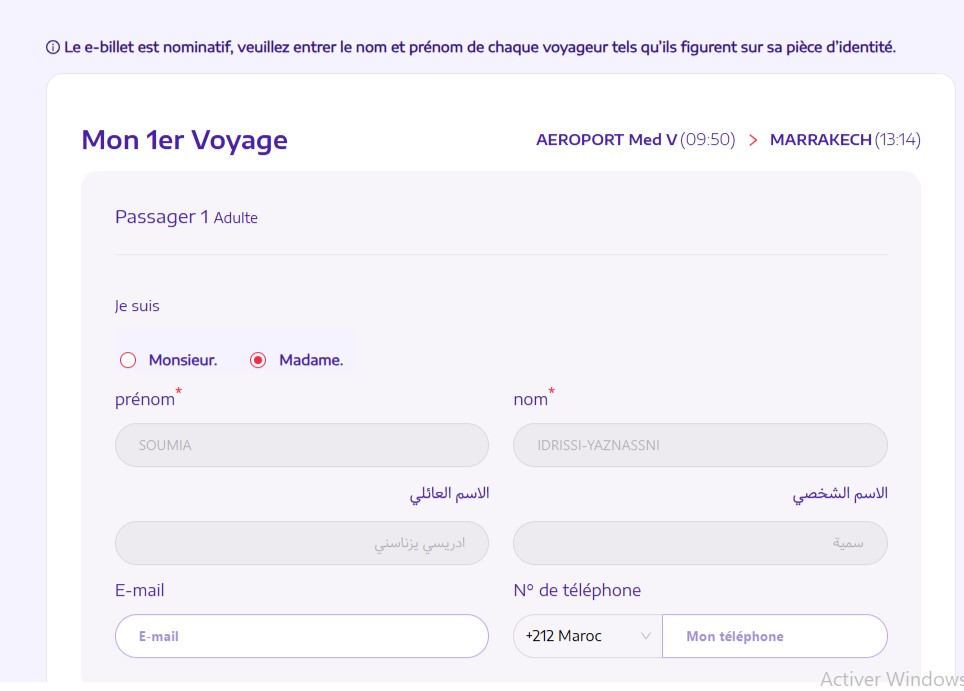
#> input picture OCR_Extraction/data/extracted_images/extracted_images1/image1.jpeg, 964 x 691 px
$ python image1_ocr.py
#> lines starting #> are read from the running program, lines starting #| are printed output that depends on the picture; after the words box and inside, x2 and y2 are one past the last pixel; in counts of white or black regions, pixels touching at a corner belong together
import cv2
import pytesseract
import os

image_path = '../data/extracted_images/extracted_images1/image1.jpeg'
output_path='../data/ocr_results/ocr_results1/raw_extraction/ticket_reservation.txt'
img = cv2.imread(image_path)
#> img is the input picture: shape (691, 964, 3); mean B, G, R 248.8, 242.5, 244.6
height,weight,_=img.shape
#> height = 691; weight = 964
new_height=int(height/3)
#> new_height = 230
top_part=img[0:new_height+10,:]
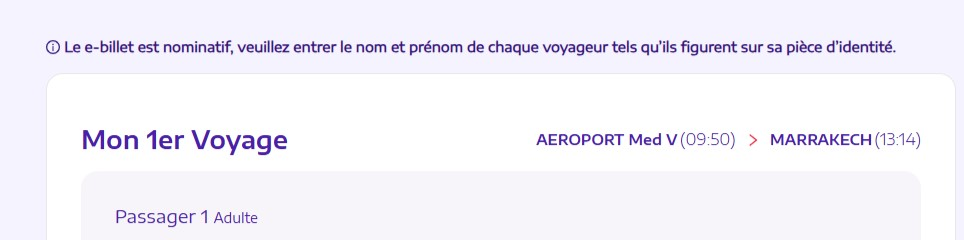
#> top_part: shape (240, 964, 3); mean B, G, R 249.7, 242, 244.1
middle_part=img[new_height+10:2*new_height+10,:]
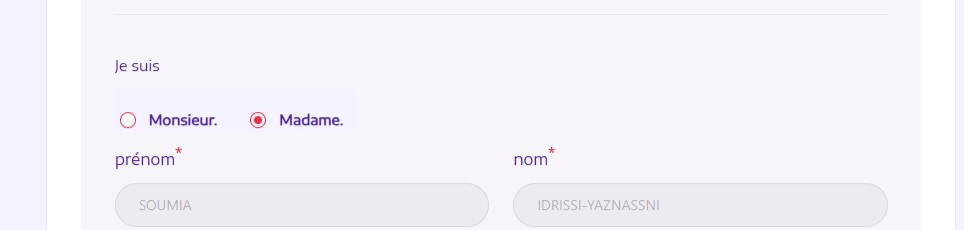
#> middle_part: shape (230, 964, 3); mean B, G, R 248.4, 242.7, 244.8
last_part=img[2*new_height+10:,:]
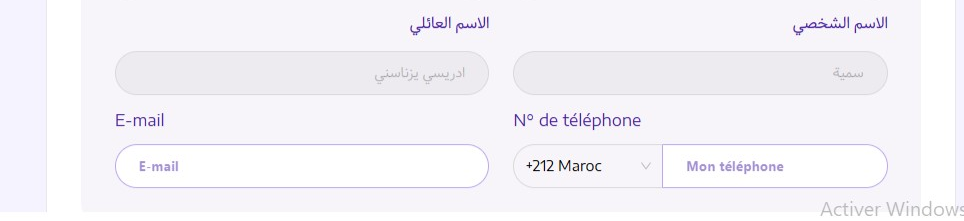
#> last_part: shape (221, 964, 3); mean B, G, R 248.1, 243.1, 245

def preprocess(image):
   grayed=cv2.cvtColor(image,cv2.COLOR_BGR2GRAY)
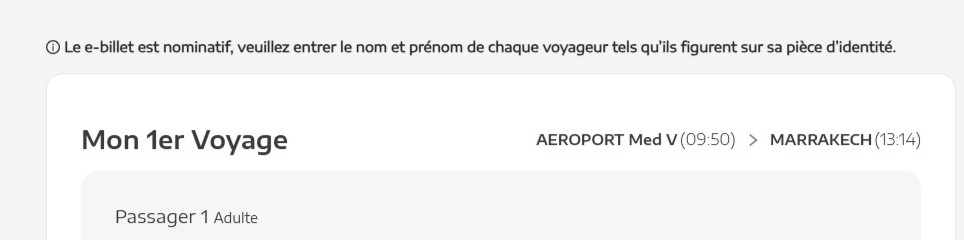
#> grayed: shape (240, 964); min 34, max 255, mean 243.4
   thresh=cv2.threshold(grayed,205,255,cv2.THRESH_BINARY_INV)[1]
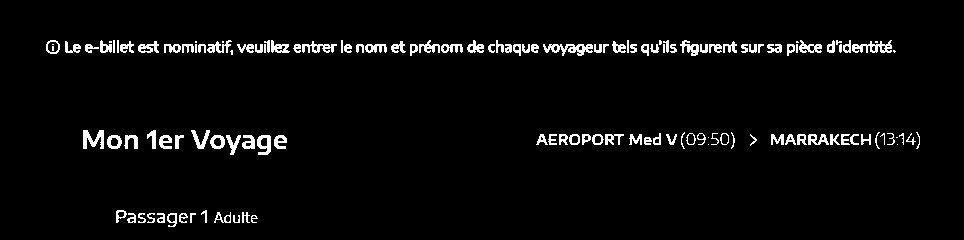
#> thresh: shape (240, 964); 3.8% white in thin lines or dots, all inside (x1, y1, x2, y2) = (46, 40, 920, 227)
   return thresh

preprocessed_top_part=preprocess(top_part)

#> (the run stopped early here; a loop or call above may not have finished)

$ run again, with OCR_Extraction/data/extracted_images/extracted_images1/image2.png saved as OCR_Extraction/data/extracted_images/extracted_images1/image1.jpeg
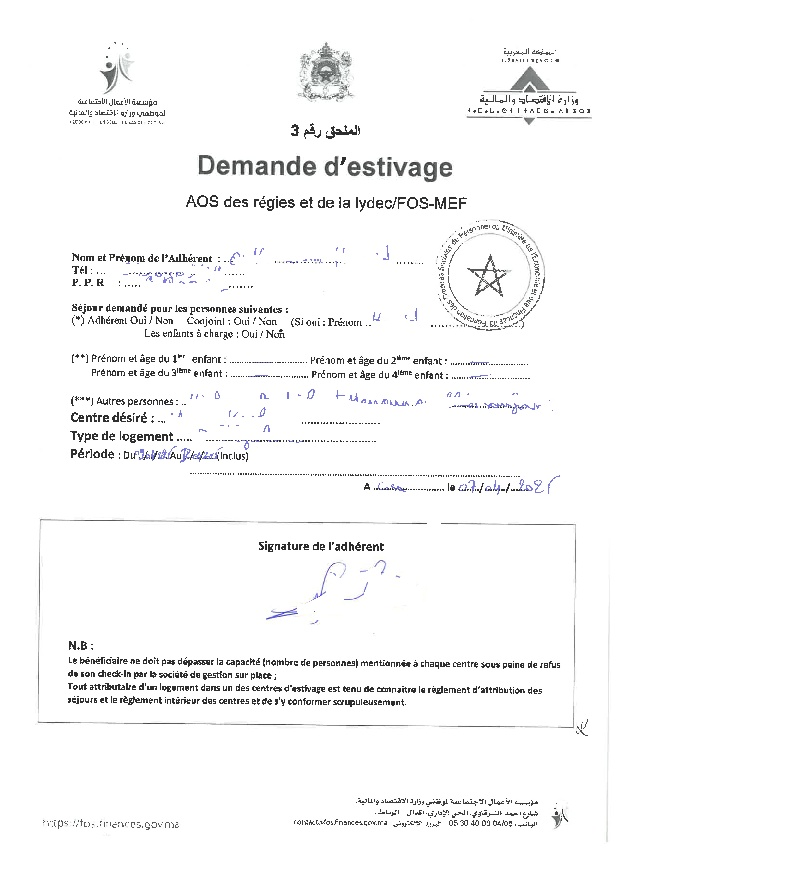
#> input picture OCR_Extraction/data/extracted_images/extracted_images1/image2.png, 793 x 883 px
#> img is the input picture: shape (883, 793, 3); mean B, G, R 248.7, 248.5, 248.5
#> `last_part=img[2*new_height+10:,:]`:
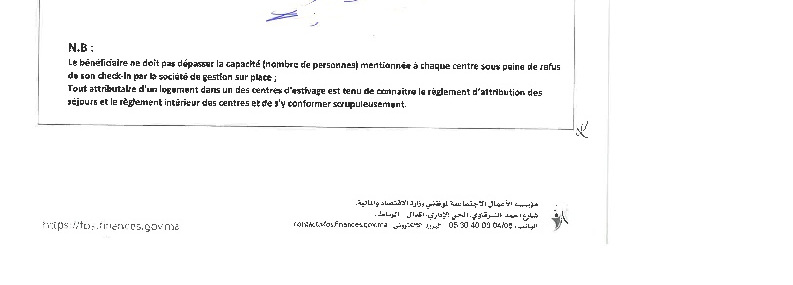
#> last_part: shape (285, 793, 3); mean B, G, R 249, 249, 249
#> in preprocess, `thresh=cv2.threshold(grayed,205,255,cv2.THRESH_BINARY_INV)[1]`:
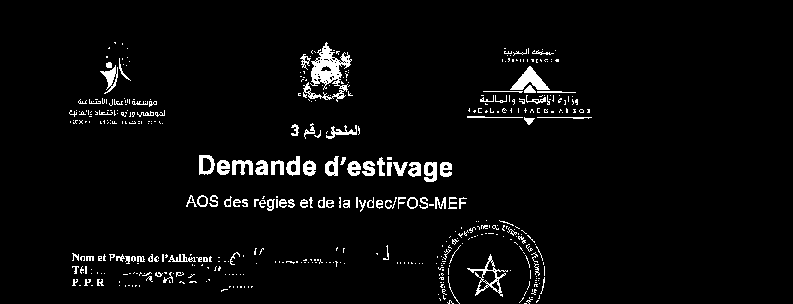
#> thresh: shape (304, 793); 3.8% white; 464 white regions (364 under 20 px), largest, box (x1, y1, x2, y2) and area: (303, 42, 352, 102) 1100, (510, 66, 550, 90) 432, (467, 254, 508, 297) 337
